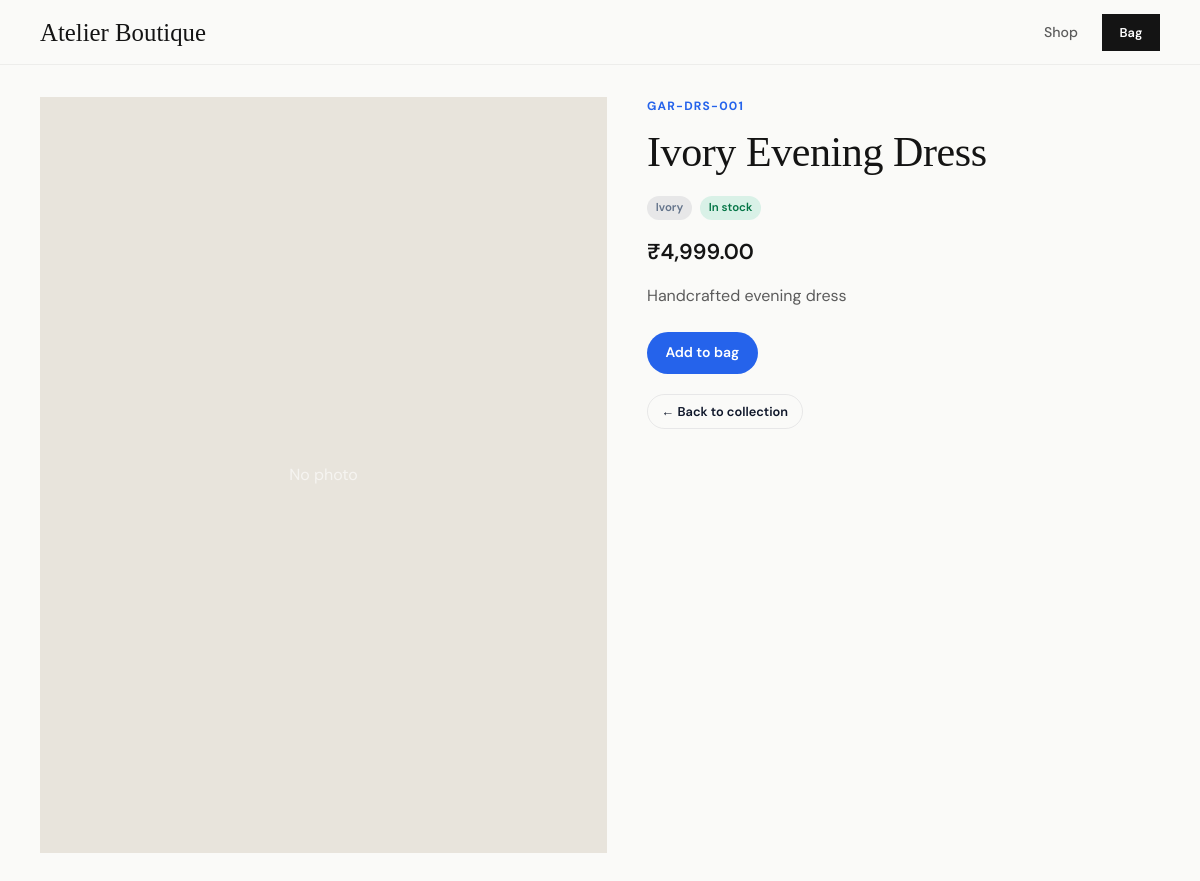
The app's page /shop/product.php?slug=ivory-evening-dress with its own data.
### tables this page shows
CREATE TABLE items (
  id INT UNSIGNED AUTO_INCREMENT PRIMARY KEY,
  sku VARCHAR(60) NOT NULL UNIQUE,
  name VARCHAR(200) NOT NULL,
  slug VARCHAR(220) NOT NULL UNIQUE,
  category_id INT UNSIGNED DEFAULT NULL,
  item_type ENUM('raw','finished','accessory','consumable') NOT NULL DEFAULT 'raw',
  unit VARCHAR(30) NOT NULL DEFAULT 'pcs',
  description TEXT,
  color VARCHAR(60) DEFAULT NULL,
  size VARCHAR(40) DEFAULT NULL,
  material VARCHAR(120) DEFAULT NULL,
  brand VARCHAR(120) DEFAULT NULL,
  cost_price DECIMAL(12,2) NOT NULL DEFAULT 0,
  sell_price DECIMAL(12,2) NOT NULL DEFAULT 0,
  min_stock DECIMAL(12,2) NOT NULL DEFAULT 0,
  image VARCHAR(255) DEFAULT NULL,
  gallery JSON DEFAULT NULL,
  is_sellable TINYINT(1) NOT NULL DEFAULT 0,
  is_active TINYINT(1) NOT NULL DEFAULT 1,
  created_at TIMESTAMP DEFAULT CURRENT_TIMESTAMP,
  updated_at TIMESTAMP DEFAULT CURRENT_TIMESTAMP ON UPDATE CURRENT_TIMESTAMP,
  INDEX (category_id),
  INDEX (item_type),
  INDEX (is_sellable),
  CONSTRAINT fk_items_category FOREIGN KEY (category_id) REFERENCES categories(id) ON DELETE SET NULL
);

### config/platform.php (called while the page is built, shortened)
<?php
function platform_config(): array {
    static $cfg = null;
    if ($cfg !== null) return $cfg;
    $file = ROOT_PATH . '/platform.json';
    $cfg = is_file($file) ? (json_decode((string) file_get_contents($file), true) ?: []) : [];
    return $cfg;
}
function platform_host(): string {
    $host = strtolower((string) ($_SERVER['HTTP_HOST'] ?? 'localhost'));
    $host = preg_replace('/:\d+$/', '', $host) ?? $host;
    return $host;
}
function platform_base_domain(): string {
    $cfg = platform_config();
    return strtolower((string) ($cfg['base_domain'] ?? 'localhost'));
}
function resolve_tenant_slug(): ?string {
    $host = platform_host();
    $base = platform_base_domain();
    if ($host === $base || $host === 'www.' . $base || $host === '127.0.0.1') {
        return null;
    }
    return null;
}

### config/bootstrap.php (called while the page is built, shortened)
<?php
require_once ROOT_PATH . '/config/platform.php';
function app_base_url(): string {
    static $base = null;
    if ($base !== null) return $base;
    $script = $_SERVER['SCRIPT_NAME'] ?? '';
    $dir = str_replace('\\', '/', dirname($script));
    $dir = preg_replace('#/(admin|shop|api|modules|install|public|enroll|platform)(/.*)?$#', '', $dir) ?? $dir;
    $base = $dir;
    return $base;
}
function url(string $path = ''): string {
    $base = app_base_url();
    $path = ltrim($path, '/');
    return ($base === '' ? '' : $base) . '/' . $path;
}
function asset(string $path): string {
    return url('assets/' . ltrim($path, '/'));
}
function settings(): array {
    static $cfg = null;
    if ($cfg !== null) return $cfg;
    $file = ROOT_PATH . '/settings.json';
    $cfg = json_decode((string) file_get_contents($file), true) ?: [];
    return $cfg;
}
function money(float|int|string $amount): string {
    $s = settings();
    $sym = $s['currency_symbol'] ?? '₹';
    $n = (float) $amount;
    if (class_exists('NumberFormatter')) {
        $fmt = new NumberFormatter($s['locale'] ?? 'en_IN', NumberFormatter::DECIMAL);
        $fmt->setAttribute(NumberFormatter::FRACTION_DIGITS, 2);
        $fmt->setAttribute(NumberFormatter::MIN_FRACTION_DIGITS, 2);
        return $sym . $fmt->format($n);
    }
    $neg = $n < 0 ? '-' : '';
    $n = abs($n);
    $int = (int) floor($n);
    $dec = sprintf('%02d', (int) round(($n - $int) * 100));
    $sInt = (string) $int;
    $last3 = substr($sInt, -3);
    $rest = substr($sInt, 0, -3);
    $rest = preg_replace('/\B(?=(\d{2})+(?!\d))/', ',', $rest);
    return $neg . $sym . $rest . ',' . $last3 . '.' . $dec;
}
function e(?string $str): string {
    return htmlspecialchars((string) $str, ENT_QUOTES | ENT_SUBSTITUTE, 'UTF-8');
}

### shop/product.php (the view, shortened to what this page needs)
<?php
require_once dirname(__DIR__) . '/config/bootstrap.php';
require_once ROOT_PATH . '/includes/shop_helpers.php';
$cfg = settings();
$pdo = db();
$slug = trim((string) ($_GET['slug'] ?? ''));
$id = (int) ($_GET['id'] ?? 0);
if ($slug !== '') {
    $st = $pdo->prepare("SELECT i.*, COALESCE((SELECT SUM(qty) FROM inventory WHERE item_id=i.id),0) AS stock FROM items i WHERE i.slug=? AND i.is_active=1 AND i.is_sellable=1 LIMIT 1");
    $st->execute([$slug]);
} else {
    $st = $pdo->prepare("SELECT i.*, COALESCE((SELECT SUM(qty) FROM inventory WHERE item_id=i.id),0) AS stock FROM items i WHERE i.id=? AND i.is_active=1 AND i.is_sellable=1 LIMIT 1");
    $st->execute([$id]);
}
$p = $st->fetch();
?>
<!DOCTYPE html>
<html lang="en">
<head>
  <link rel="stylesheet" href="<?= e(asset('css/app.css')) ?>">
</head>
<body class="store-body">
  <nav class="store-nav">
    <a class="logo" href="<?= e(url('shop/')) ?>"><?= e($cfg['business_name']) ?></a>
    <div class="links">
      <a href="<?= e(url('shop/#collection')) ?>">Shop</a>
      <a href="<?= e(url('shop/#cart')) ?>" class="btn btn-primary btn-sm">Bag <span id="cartCount" hidden>0</span></a>
    </div>
  </nav>
  <div class="pdp">
    <div class="pdp-gallery">
      <?php if ($p['image']): ?>
        <img src="<?= e(asset($p['image'])) ?>" alt="<?= e($p['name']) ?>">
      <?php else: ?>
        <div style="height:100%;display:grid;place-items:center;color:#fff;opacity:.6">No photo</div>
      <?php endif; ?>
    </div>
    <div class="pdp-info">
      <div class="eyebrow" style="color:var(--accent);font-size:.75rem;font-weight:700;letter-spacing:.1em;text-transform:uppercase"><?= e($p['sku']) ?></div>
      <h1><?= e($p['name']) ?></h1>
      <div class="pdp-meta">
        <?php if ($p['color']): ?><span class="badge badge-muted"><?= e($p['color']) ?></span><?php endif; ?>
        <span class="badge <?= (float)$p['stock'] > 0 ? 'badge-ok' : 'badge-warn' ?>"><?= (float)$p['stock'] > 0 ? 'In stock' : 'Sold out' ?></span>
      </div>
      <div class="price"><?= e(money($p['sell_price'])) ?></div>
      <p class="pdp-desc"><?= e($p['description'] ?: 'A finished atelier piece from our collection.') ?></p>
      <?php if ((float)$p['stock'] > 0): ?>
        <button type="button" class="btn btn-primary"
          onclick='addToCart(<?= json_encode(["id"=>(int)$p["id"],"name"=>$p["name"],"price"=>(float)$p["sell_price"],"qty"=>1], JSON_HEX_TAG|JSON_HEX_APOS) ?>)'>Add to bag</button>
      <?php endif; ?>
      <div style="margin-top:1.25rem">
        <a class="btn btn-outline btn-sm" href="<?= e(url('shop/#collection')) ?>">← Back to collection</a>
      </div>
    </div>
  </div>
</body>
</html>

### assets/css/app.css (style rules this page uses)
*,*::before,*::after { box-sizing:border-box;margin:0;padding:0 }
html { -webkit-text-size-adjust:100%;scroll-behavior:smooth }
body { font-family:"DM Sans",system-ui,sans-serif;color:var(--ink);background:var(--surface);line-height:1.5;min-height:100dvh }
a { color:inherit;text-decoration:none }
button,input,select,textarea { font:inherit }
h1,h2,h3,.display { font-family:"DM Sans",system-ui,sans-serif;font-weight:700;letter-spacing:-.02em }
:root,html[data-theme=light] { --primary:#2563EB;--accent:#2563EB;--accent-2:#10B981;--warn:#F59E0B;--danger:#EF4444; --surface:#F4F6FB;--panel:#FFFFFF;--ink:#0F172A;--muted:#64748B; --line:rgba(15,23,42,.08);--shadow:0 8px 30px rgba(15,23,42,.06); --sidebar-bg:#FFFFFF;--sidebar-ink:#334155;--sidebar-muted:#94A3B8; --sidebar-active-bg:#EEF4FF;--sidebar-active:#2563EB;--sidebar-border:rgba(15,23,42,.06); --topbar-bg:rgba(244,246,251,.86);--input-bg:#fff;--stripe:rgba(37,99,235,.12); --radius:16px;--sidebar:268px;--safe-b:env(safe-area-inset-bottom,0px); --promo-bg:linear-gradient(145deg,#EEF4FF,#E0F2FE);--chart-bar:#2563EB;--chart-bar-alt:#10B981;--chart-bar-muted:#CBD5E1; }
.btn { display:inline-flex;align-items:center;justify-content:center;gap:.4rem;border:0;border-radius:999px;padding:.65rem 1.15rem;font-weight:600;font-size:.875rem;cursor:pointer;transition:.15s ease;white-space:nowrap }
.btn-sm { padding:.45rem .85rem;font-size:.8rem }
.btn-primary { background:var(--primary);color:#fff }
.btn-outline { background:transparent;border:1px solid var(--line);color:var(--ink) }
.badge { display:inline-flex;align-items:center;padding:.2rem .55rem;border-radius:999px;font-size:.72rem;font-weight:600 }
.badge-ok { background:rgba(16,185,129,.14);color:#067647 }
.badge-muted { background:var(--line);color:var(--muted) }
.store-body { background:#FAFAF8;color:#141414;font-family:"DM Sans",system-ui,sans-serif }
.store-body .display,.store-body h1,.store-body h2 { font-family:"Instrument Serif",Georgia,serif;font-weight:400;letter-spacing:-.01em }
.store-nav { position:sticky;top:0;z-index:20;display:flex;align-items:center;justify-content:space-between;padding:.85rem clamp(1rem,4vw,2.5rem);background:rgba(250,250,248,.92);backdrop-filter:blur(12px);border-bottom:1px solid rgba(20,20,20,.06) }
.store-nav .logo { font-family:"Instrument Serif",Georgia,serif;font-size:1.55rem;font-weight:400;color:#141414 }
.store-nav .links { display:flex;gap:1.5rem;align-items:center;font-size:.88rem;font-weight:500 }
.store-nav .links a:not(.btn) { color:#5C5C5C }
.store-nav .btn-primary { background:#141414;border-radius:0;padding:.55rem 1.1rem }
.pdp { display:grid;grid-template-columns:1.05fr .95fr;gap:2.5rem;align-items:start;padding:2rem clamp(1rem,4vw,2.5rem) 3rem;max-width:1200px;margin:0 auto }
.pdp-gallery { border-radius:0;overflow:hidden;aspect-ratio:3/4;background:#E8E4DC }
.pdp-info h1 { font-size:clamp(2rem,3.5vw,3rem);margin:.35rem 0 .75rem }
.pdp-info .price { font-size:1.35rem;font-weight:600;margin:1rem 0;font-family:"DM Sans",sans-serif }
.pdp-meta { display:flex;flex-wrap:wrap;gap:.5rem;margin-bottom:1rem }
.pdp-desc { color:#5C5C5C;margin:1rem 0 1.5rem;max-width:42ch }

### records on screen
items: sku "GAR-DRS-001", name "Ivory Evening Dress", color "Ivory", sell_price "₹4,999.00", description "Handcrafted evening dress"

### other values on screen
$cfg['business_name'] "Atelier Boutique"
